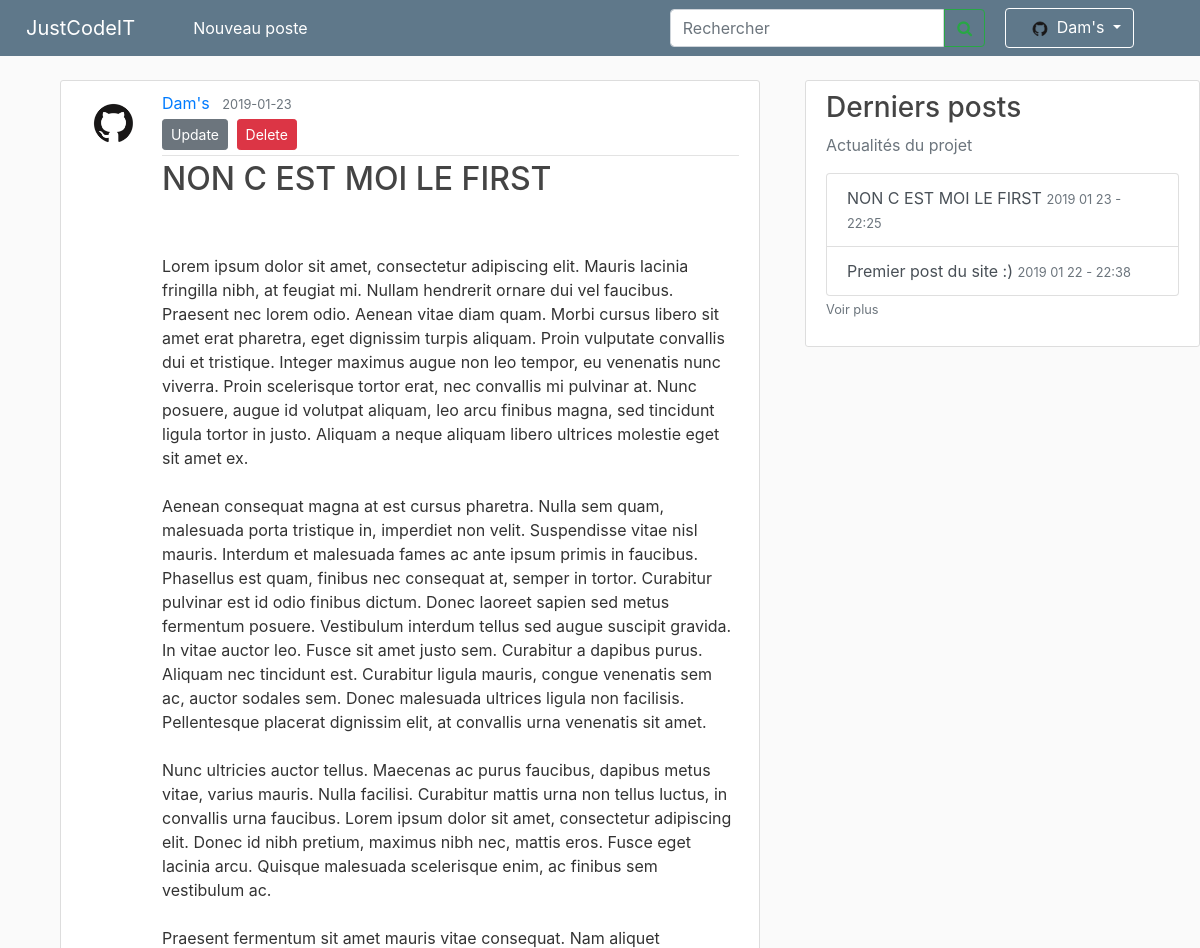
Page /post/2 (signed in, upper part) on the earlier database version.
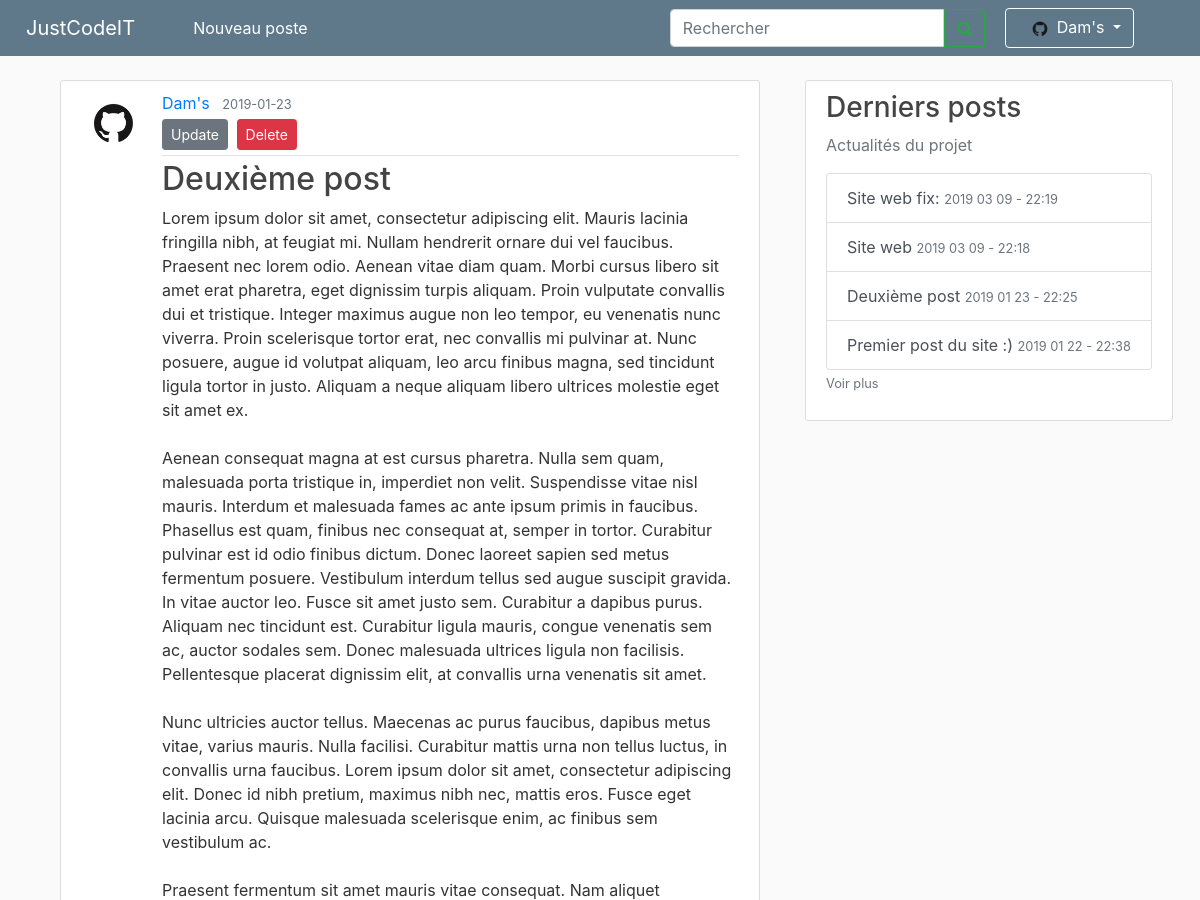
Same page on the later database version.
### site_jci/models.py (models this page shows, shortened)
class Post(db.Model):
    id = db.Column(db.Integer, primary_key=True)
    title = db.Column(db.String(100), nullable=False)
    date_posted = db.Column(db.DateTime, nullable=False, default=datetime.utcnow)
    content = db.Column(db.Text, nullable=False)
    user_id = db.Column(db.Integer, db.ForeignKey('user.id'), nullable=False)

### site_jci/routes.py (the view)
@app.route("/post/<int:post_id>")
def post(post_id):
    post = Post.query.get_or_404(post_id)
    return render_template('post.html', title=post.title, post=post)

### site_jci/models.py (called while the page is built)
@login_manager.user_loader
def load_user(user_id):
    return User.query.get(int(user_id))

### site_jci/routes.py (called while the page is built)
@app.context_processor
def context_processor():
    posts = db.session.query(Post).all()
    if current_user.is_authenticated:
        image_file = url_for('static', filename='profile_pics/' + current_user.image_file)
        return dict(posts=posts, image_file_user=image_file)
    return dict(posts=posts)

### site_jci/templates/post.html (shortened to what this page needs)
{% extends "layout.html" %}
{% block content %}
<main role="main" class="container">
    <article class="media content-section">
        <img class="rounded-circle article-img" src="{{ url_for('static', filename='profile_pics/' + post.author.image_file) }}">
        <div class="media-body">
            <div class="article-metadata">
                <a class="mr-2" href="{{ url_for('user_posts', username=post.author.username) }}">{{
                    post.author.username }}</a>
                <small class="text-muted">{{ post.date_posted.strftime('%Y-%m-%d') }}</small>
                {% if post.author == current_user or current_user.permission == "administrator" %}
                <div>
                    <a class="btn btn-secondary btn-sm mt-1 mb-1" href="{{ url_for('update_post', post_id=post.id) }}">Update</a>
                    <button type="button" class="btn btn-danger btn-sm m-1" data-toggle="modal" data-target="#deleteModal">Delete</button>
                </div>
                {% endif %}
            </div>
            <h2 class="article-title">{{ post.title }}</h2>
            <p class="article-content">{{ post.content }}</p>
        </div>
    </article>
</main>
{% endblock content %}

### site_jci/templates/layout.html (shortened to what this page needs)
<!DOCTYPE html>
<html lang="en">
<head>
    <link rel="stylesheet" href="https://stackpath.bootstrapcdn.com/bootstrap/4.1.3/css/bootstrap.min.css"
>
    <link rel="stylesheet" type="text/css" href="{{ url_for('static', filename='main.css') }}">
    <link rel="stylesheet" href="https://cdnjs.cloudflare.com/ajax/libs/font-awesome/4.7.0/css/font-awesome.min.css">
</head>
<body>
    <nav class="navbar navbar-expand-md navbar-dark bg-steel fixed-top">
        <a class="navbar-brand" style="margin:0 50px 0 10px" href="{{ url_for('homePage') }}">JustCodeIT</a>
        <div class="navbar-collapse collapse show" id="navbarsExample04" style="">
            <ul class="navbar-nav mr-auto">
                {% if current_user.is_authenticated %}
                <li class="nav-item active rm-lt">
                    <a class="nav-link" href="{{ url_for('new_post') }}">Nouveau poste<span class="sr-only">(current)</span></a>
                </li>
                {% endif %}
            </ul>
            <form class="form-inline my-2 my-md-0">
                <div class="" style="">
                    <input class="form-control " type="search" placeholder="Rechercher" aria-label="Search4" style=" border-top-right-radius:0;border-bottom-right-radius:0">
                    <button class="btn btn-outline-success rm-lt" type="" style="margin-left:
                            -4px;border-bottom-left-radius: 0%;border-top-left-radius:0 "><i
                            class="fa fa-search"></i></button>
                </div>
                <div class="navbar-nav rm-lt">
                    {% if current_user.is_authenticated %}
                    <li class="nav-item dropdown" style="margin-right:50px;">
                        <a class="btn btn-dark dropdown-toggle " style="margin-left:20px; background-color:#5f788a ;border-color: white"
                            href="#" id="navbarDropdown" role="button" data-toggle="dropdown" aria-haspopup="true"
                            aria-expanded="false">
                            <img class="rounded-circle account-img" src="{{ image_file_user }}" style="width: 2vw; height: 2vw; margin: 0px 0px 0px 10px">
                            {{ current_user.username }}
                            {% endif %}
                        </a>
                        {% if current_user.is_authenticated %}
                    </li>
                    {% else %}
                    <a class="nav-item nav-link" style="margin-left:50px;" href="{{ url_for('login') }}">Se connecter</a>
                    {% endif %}
                </div>
            </form>
        </div>
    </nav>
    <main role="main" class="container ">
        <div class="row">
            <div class="col-md-8">
                {% block content %}{% endblock %}
            </div>
            <div class="col-md-4">
                <div class="content-section info-list">
                    <h3>Derniers posts</h3>
                    <p class='text-muted'>Actualités du projet
                        <div class="list-group">
                            {% for post in posts|sort(attribute='date_posted', reverse = True) %}
                            {% if loop.index <= 6 %} <a href="/post/{{ post.id }}" class="list-group-item list-group-item-action">{{
                                post.title
                                }} <small class="text-muted">{{ post.date_posted.strftime('%Y %m %d - %H:%M') }}</small></a>
                                {% endif %}
                                {% endfor %}
                        </div>
                        <a class="text-muted" href="{{ url_for('list_posts') }}"><small>Voir plus</small></smal></a>
                    </p>
                </div>
            </div>
        </div>
    </main>
</html>

Differences in the rows shown:
changed Post: title "NON C EST MOI LE FIRST" → "Deuxième post"
added Post: title "Site web fix:", date_posted "2019 03 09 - 22:19"
added Post: title "Site web", date_posted "2019 03 09 - 22:18"
